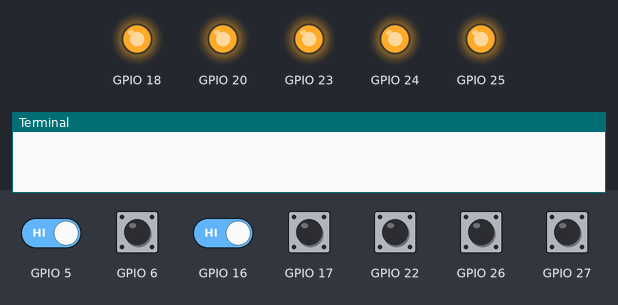
Bench run of a program on a simulated Raspberry Pi (BCM pin numbers). Shown: output pins drawn as LEDs (lit = HIGH), the last lines printed to the terminal. Dashed ring = blinking. The inputs (shaded band) are chosen by the test bench; at power-on: GPIO 5, GPIO 6, GPIO 16, GPIO 17, GPIO 22, GPIO 26, GPIO 27 HIGH. The run ends when the program shuts the computer down; threads take turns every 2 ms. At 12.6 s the program puts the board to deep sleep or switches it off; the recording ends there.

Above: at 1.2 s.
1.3 s: GPIO 6 pulled LOW for 0.15 s
At 1.42 s:
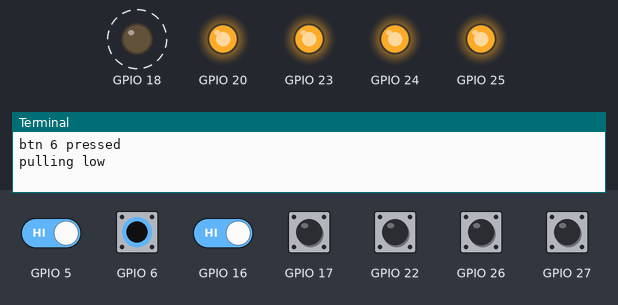
3.4 s: GPIO 27 pulled LOW for 0.15 s
At 4.22 s:
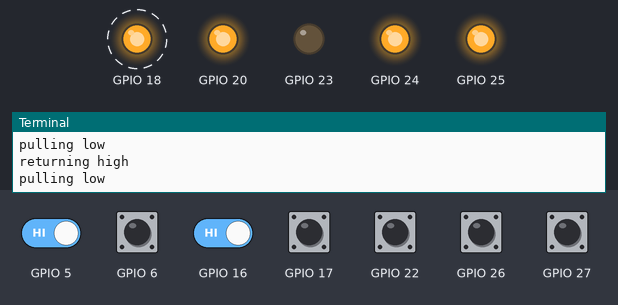
6.4 s: GPIO 22 pulled LOW for 0.15 s
At 6.47 s:
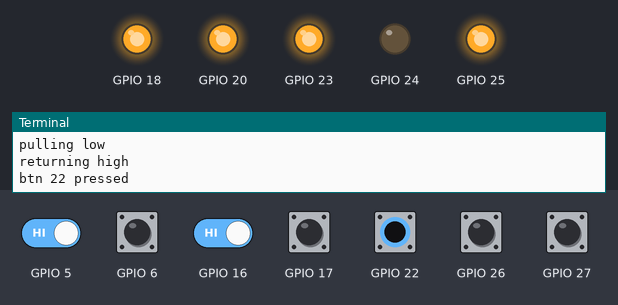
8.0 s: GPIO 26 pulled LOW for 0.15 s
At 8.07 s:
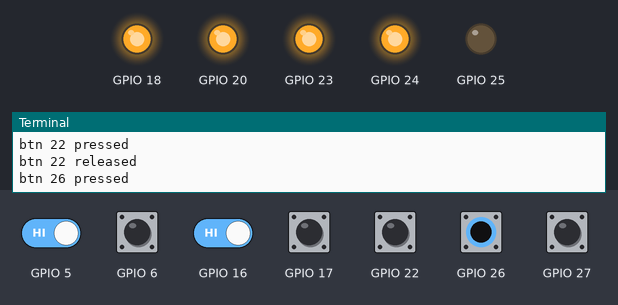
9.6 s: GPIO 5 driven LOW and GPIO 16 driven LOW
At 10.4 s:
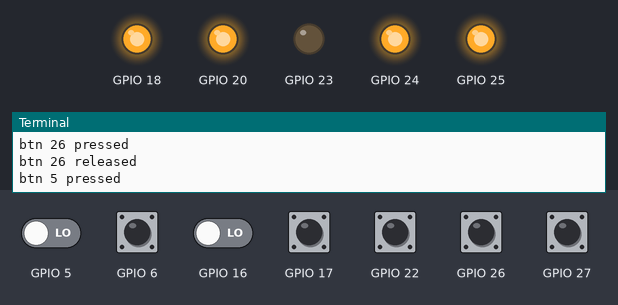
Timing chart, 0 to 12.6 s (numbered marks = the images above; inputs shaded):
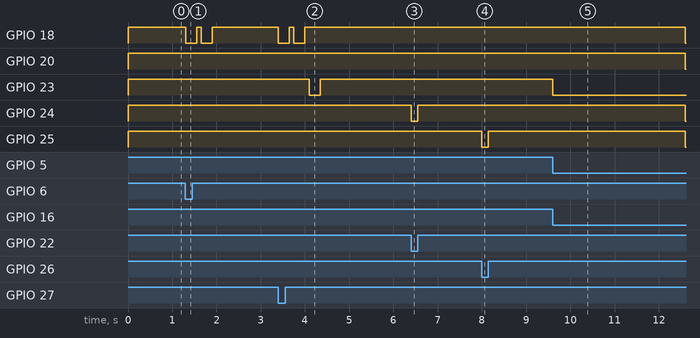

The program:

GPIOint.py
```python
import RPi.GPIO as GPIO
import time
import threading
import os
GPIO.setmode(GPIO.BCM) #use BCM numbering scheme

#threadList = []


DictIn = {1:17,2:27,3:22,4:5,5:6,6:26}
DictOut = {'A':18,'B':23,'C':25,'Z':24}
WII_A = DictOut['A']
WII_B = DictOut['B']
WII_C = DictOut['C']
WII_Z = DictOut['Z']


#map buttons to BCM pins per PinOut.md
for key in DictIn:
    GPIO.setup(DictIn[key], GPIO.IN, pull_up_down=GPIO.PUD_UP)

for key in DictOut:
    GPIO.setup(DictOut[key], GPIO.OUT, initial=GPIO.HIGH)

GPIO.setup(20, GPIO.OUT, initial=GPIO.LOW) #setup power on indicator light
GPIO.setup(16, GPIO.IN, pull_up_down=GPIO.PUD_UP) #setup shutdown btn

comboLookup = {17:[0,WII_A], 27:[1,WII_A, 0.250, WII_A, 0.250, WII_B, 0.250],22:[0, WII_Z],5:[0, WII_B],6:[1, WII_A, 0.250, WII_A, 0.250], 26:[0, WII_C]}

#when an input pin is called, toggle the corresponding output pin ON (LOW) and OFF
def thread_seqMacro(pin):
    for i in range(1, len(comboLookup[pin]), 2): #iterate through the list of btns, starting from 1, skipping over the durations
        GPIO.output(comboLookup[pin][i],GPIO.LOW)
        print "pulling",  "low"
        dur = comboLookup[pin][i+1]
        time.sleep(dur)
        GPIO.output(comboLookup[pin][i],GPIO.HIGH)
        print "returning",  "high"
        time.sleep(0.1)

def callback_btnPress(pin):
    #GPIO.output(18, GPIO.LOW)
    if not GPIO.input(pin):
        print "btn %d pressed" % pin
        if comboLookup[pin][0]==0:
            GPIO.output(comboLookup[pin][1:],GPIO.LOW)
        elif comboLookup[pin][0]==1:
            t=threading.Thread(target=thread_seqMacro, args=(pin,),name="macroThread")
            t.start()
#            if threadList
#                lastCombo=threadList.pop()
#                lastCombo
#            threadList.appedn(t)
    else:
        print "btn %d released" % pin
        if comboLookup[pin][0]==0:
            GPIO.output(comboLookup[pin][1:], GPIO.HIGH)
        # elif comboLookup[pin][0]==1:s

# def callback_btnRelease(pin):
#    print "btn %d released" % pin


def callback_btnShutdown(pin):
    t=threading.Thread(target=thread_wait4ShutDown, args=(pin,),name="shutdownThread")
    t.start()

def thread_wait4ShutDown(pin):
    time.sleep(3) #wait for three second
    if not GPIO.input(pin): #if button still held down, initiate shutdown sequence
        GPIO.cleanup()           # clean up GPIO on shutdown
        os.system("sudo shutdown -h now")


#def callback_btn27(channel):
#    GPIO.output(23, GPIO.LOW)
#    print "btn2 pressed, activating 23"
#    GPIO.output(23, GPIO.HIGH)
#
#def callback_btn22(channel):
#    GPIO.output(18, GPIO.LOW)
#    GPIO.output(23, GPIO.LOW)
#    print "btn3 pressed, activating both 18 and 23"
#    GPIO.output(18, GPIO.HIGH)
#    GPIO.output(23, GPIO.HIGH)

for key in DictIn:
    GPIO.add_event_detect(DictIn[key], GPIO.BOTH, callback=callback_btnPress,bouncetime=50)
    #GPIO.add_event_detect(DictIn[key], GPIO.RISING, callback=callback_btnRelease,bouncetime=300)

GPIO.add_event_detect(16, GPIO.FALLING, callback=callback_btnShutdown, bouncetime=300)

GPIO.output(20,GPIO.HIGH)

try:
    while True:
        time.sleep(1e6)
except KeyboardInterrupt:
    GPIO.cleanup()       # clean up GPIO on CTRL+C exit
```

Measured:
- after the input at 1.3 s, GPIO 18: alternates HIGH for 0.10 s and LOW for 0.25 s, 4 changes in all, then stays HIGH, starting at once
- after the input at 3.4 s, GPIO 18: alternates HIGH for 0.10 s and LOW for 0.25 s, 4 changes in all, then stays HIGH, starting at once; GPIO 23: HIGH → LOW after 0.70 s, → HIGH 0.25 s later
- after the input at 6.4 s, GPIO 24: HIGH → LOW at once, → HIGH 0.15 s later
- after the input at 8.0 s, GPIO 25: HIGH → LOW at once, → HIGH 0.15 s later
- after the input at 9.6 s, GPIO 18, GPIO 20, GPIO 24, GPIO 25: HIGH → LOW after 3.0 s; GPIO 23: HIGH → LOW at once
